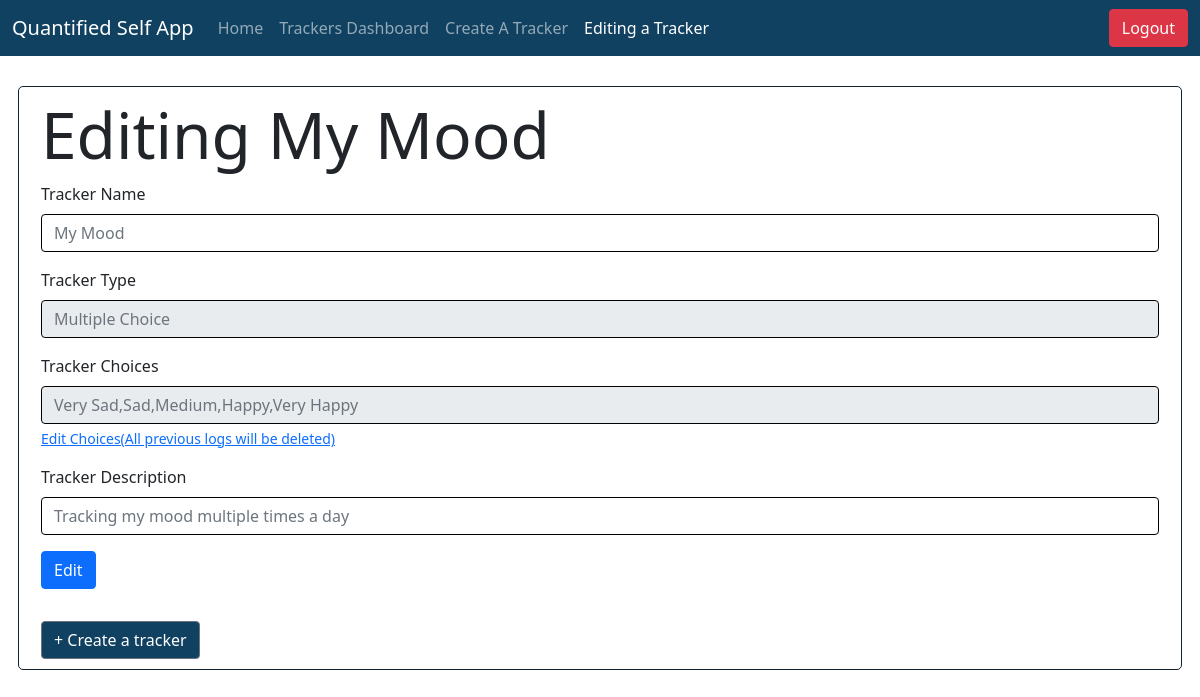
Screenshot of /trackers/3/edit (signed in) with the database file from the repository.
### models.py (models this page shows)
class Trackers_Model(db.Model):
  __tablename__ = "Trackers"
  tracker_id = db.Column(db.Integer, autoincrement=True, primary_key=True)
  tracker_name = db.Column(db.String, nullable=False, unique=True)
  tracker_type = db.Column(db.String, nullable=False)
  tracker_desc = db.Column(db.String)

class Selectable_Values_Model(db.Model):
  __tablename__ = "Selectable_Values"
  value_id = db.Column(db.Integer, autoincrement=True, primary_key=True)
  selectables = db.Column(db.String, nullable=False)
  tracker_id = db.Column(db.Integer, db.ForeignKey("Trackers.tracker_id"), primary_key=True, nullable=False)

### app/trackerviews.py (the view, shortened to what this page needs)
@app.route("/trackers/<int:tracker_id>/edit", methods=['GET', 'POST'])
def tracker_edit(tracker_id):
    if request.method == 'GET':
        tracker = Trackers_Model.query.filter_by(tracker_id=tracker_id).one()
        selectable_values = None
        if tracker.tracker_type == "Multiple Choice":
            try:
                selectable_values = Selectable_Values_Model.query.filter_by(tracker_id=tracker_id).one()
            except:
                pass
        return render_template("tracker_edit.html", tracker=tracker, selectable_values = selectable_values, username=current_user.username)

### app/userviews.py (called while the page is built)
@login_manager.user_loader
def load_user(user_id):
    return Users_Model.query.get(user_id)

### templates/tracker_edit.html (shortened to what this page needs)
<!DOCTYPE html>
<html lang="en">
<head>
    <link rel="stylesheet" href="/css/bootstrap.css" />
    <link rel="stylesheet" href="/css/bootstrap-grid.css" />
</head>
<body>
    <nav class="navbar navbar-expand-lg navbar-dark" style="background-color: #104161;">
        <div class="container-fluid">
          <a class="navbar-brand" href="#">Quantified Self App</a>
          <div class="collapse navbar-collapse" id="navbarNavAltMarkup">
            <div class="navbar-nav">
              <a href="/user/{{username}}/home" class="nav-link">Home</a>
              <a class="nav-link" aria-current="page" href="/trackers">Trackers Dashboard</a>
              <a class="nav-link" aria-current="page" href="/trackers/create">Create A Tracker</a>
              <a class="nav-link active" aria-current="page" href="#">Editing a Tracker</a>
            </div>
          </div>
          <a class="btn btn-danger" role="button" href="/user/logout" >Logout</a>
        </div>
    </nav>
    <div class="container-fluid" style="padding: 30px">
        <div class="row" style="border: 1px solid #10222E; border-radius: 5px; padding: 10px;">
          <h1 class="display-3">Editing {{tracker.tracker_name}}</h1>
            <form action="/trackers/{{tracker.tracker_id}}/edit" method="POST" id="tracker-edit-form">
                <div class="row">
                  <div class="mb-3">
                    <label for="trackerName" class="form-label">Tracker Name</label>
                    <input type="text" class="form-control" id="trackerName" name="trackerName" style="border: 1px solid black;" placeholder="{{tracker.tracker_name}}">
                  </div>
                  <div class="mb-3">
                    <label for="trackerType" class="form-label">Tracker Type</label>
                    <input type="text" class="form-control" id="trackerType" name="trackerType" style="border: 1px solid black;" placeholder="{{tracker.tracker_type}}" disabled readonly>
                  </div>
                  {% if tracker.tracker_type == "Multiple Choice" %}
                  <div class="mb-3">
                    <label for="trackerChoices" class="form-label">Tracker Choices</label>
                    <input type="text" class="form-control" id="trackerType" name="trackerType" style="border: 1px solid black;" placeholder="{{selectable_values.selectables}}" disabled readonly>
                    <div class="form-text"><a href="/trackers/create/{{tracker.tracker_id}}/selectables">Edit Choices(All previous logs will be deleted)</a></div>
                  {% endif %}
                  </div>
                  <div class="mb-3">
                    <label for="trackerDesc" class="form-label">Tracker Description</label>
                    <input type="text" class="form-control" id="trackerDesc" name="trackerDesc" style="border: 1px solid black;" placeholder="{{tracker.tracker_desc}}">
                  </div>
                  <div class="col-auto mb-3">
                    <input type="submit" class="btn btn-primary mb-3" value="Edit">
                  </div>
                  <div class="p">
                    <a href="/trackers/create" class="btn btn-outline-secondary" role="button" style="background-color: #104161; color: white;">
                      + Create a tracker
                    </a>
                  </div>
                </div>
              </form>
        </div>
    </div>
</body>
</html>

### rows the page displays
Trackers_Model: tracker_name "My Mood", trackerName "My Mood", trackerType "Multiple Choice", trackerDesc "Tracking my mood multiple times a day"
Selectable_Values_Model: trackerType "Very Sad,Sad,Medium,Happy,Very Happy"
